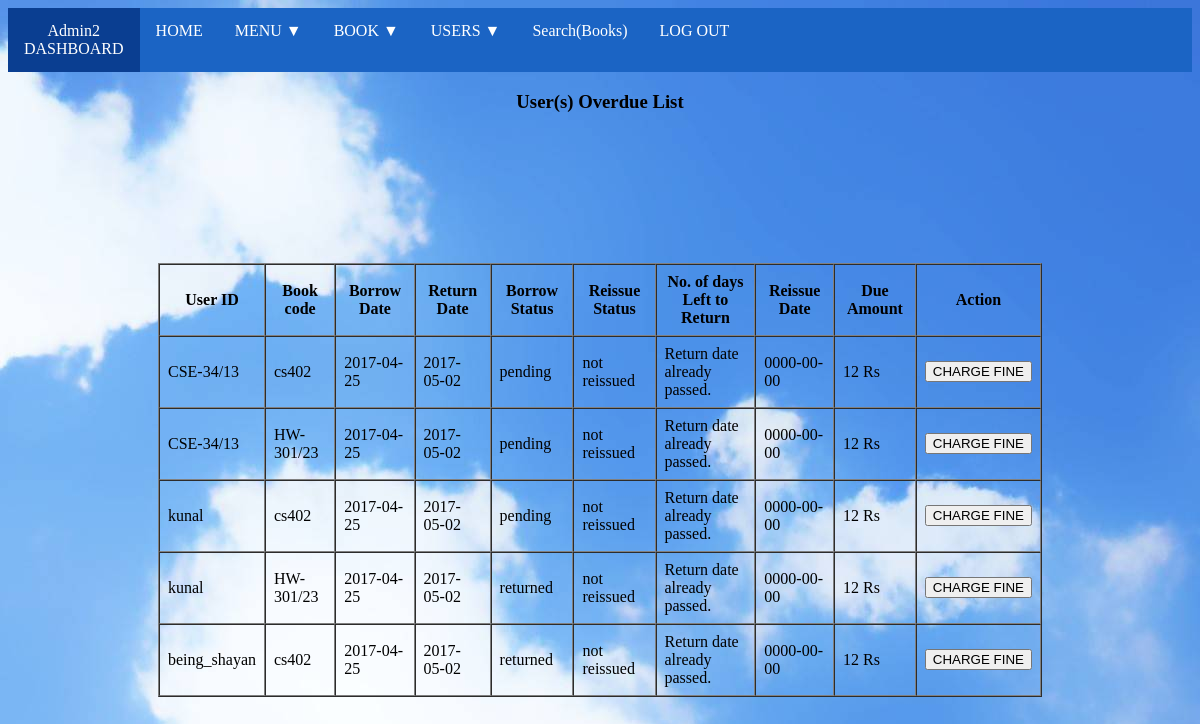
/book/BorrowOverdue.php (signed in), run on the app's committed database.
### tables this page shows
CREATE TABLE IF NOT EXISTS `reissue_finelist` (
  `uid` varchar(200) NOT NULL,
  `bcode` varchar(200) NOT NULL,
  `borrowdate` date NOT NULL,
  `returndate` date NOT NULL,
  `borrowstatus` text NOT NULL,
  `reissueStatus` text NOT NULL,
  `reissuedate` date NOT NULL,
  `fine` int(200) NOT NULL
);

### book/BorrowOverdue.php (the view, shortened to what this page needs)
<?php
if(!isset($_SESSION['adminid']))
{
  header("SigninAdmin.php");
}
else
{
  include_once('../dbconnect.php');
 ?>
<!DOCTYPE html>
<html>
  <head>
    <link rel="stylesheet" href="../assets/style.css"/>
  </head>
  <body background = "../assets/bluebackground.jpg">
    <ul>
      <li><a href="#" style="hover:not ;background-color: #0a3e91;">
        <?php echo $_SESSION['adminid']; ?><br>
        DASHBOARD</a></li>
      <li><a href="../Admin/Admindashboard.php">HOME</a></li>
      <li class="dropdown">
        <a href="javascript:void(0)" class="menubar-dropdown">MENU ▼</a>
      </li>
      <li class="dropdown">
        <a href="javascript:void(0)" class="bookbar-dropdown">BOOK ▼</a>
      </li>
      <li class="dropdown">
        <a href="javascript:void(0)" class="users-dropdown">USERS ▼</a>
      </li>
      <li><a href="../Admin/Adminsearchbook.php">Search(Books)</a></li>
      <li><a href="../Admin/AdminLogout.php">LOG OUT</a></li>
    </ul>
    <center>
      <p><h3>User(s) Overdue List</h3></p>
    <table cellpadding="8" cellspacing="0" border="1" style="margin: 150px;">
      <tr>
        <th>User ID</th>
        <th>Book code</th>
        <th>Borrow Date</th>
        <th>Return Date</th>
        <th>Borrow Status</th>
        <th>Reissue Status</th>
        <th>No. of days Left to Return</th>
        <th>Reissue Date</th>
        <th>Due Amount</th>
        <th>Action</th>
      </tr>
      <?php
        $sql = "SELECT * FROM reissue_finelist WHERE fine = 0";
        $query = mysqli_query($conn,$sql);
        if(mysqli_num_rows($query)>0)
        {
          while ($row = mysqli_fetch_object($query))
          {
            $returndate = $row->returndate;
            $datetoday = date("Y-m-d");
            $diff = abs(strtotime($returndate) - strtotime($datetoday));
            $years = floor($diff / (365*60*60*24));
            $months = floor(($diff - $years * 365*60*60*24) / (30*60*60*24));
            $totdays = floor(($diff - $years * 365*60*60*24 - $months*30*60*60*24)/ (60*60*24));
            $returndaysleftchange = floor(($diff - $years * 365*60*60*24 - $months*30*60*60*24)/ (60*60*24));
            $fine = $totdays * 0.50;
            $reissuedate = $row->reissuedate;
            $reissuedateEnd = date('Y-m-d', strtotime($reissuedate. '+ 7 days'));
      ?>
          <tr>
            <td><?php echo $row->uid; ?></td>
            <td><?php echo $row->bcode; ?></td>
            <td><?php echo $row->borrowdate; ?></td>
            <td><?php echo $row->returndate; ?></td>
            <td><?php echo $row->borrowstatus; ?></td>
            <td><?php echo $row->reissueStatus; ?></td>
            <td><?php
                if($returndate < $datetoday)
                {
                  echo "Return date already passed.";
                }
                else
                {
                  echo $returndaysleftchange." days left to return";
                }
             ?></td>
            <td><?php echo $row->reissuedate; ?></td>
            <td><?php
              if($returndate < $datetoday)
              {
                echo $fine." Rs";
              }
              elseif ($reissuedateEnd < $datetoday && $reissuedate != "0000-00-00")
              {
                echo $fine." Rs";
              }
              else
              {
                  echo "No Due yet.";
              }
             ?></td>
            <td>
              <a href="BorrowOverdue.php?chargefine=1&bcode=<?php echo $row->bcode; ?>&uid=<?php echo $row->uid; ?>"><input type="Submit" name="chargefine" value="CHARGE FINE"></a>
            </td>
          </tr>
      <?php
          }
        }
       ?>
    </table>
  </center>
  </body>
</html>
<?php } ?>

### assets/style.css (style rules this page uses)
body { background = "../assets/bluebackground.jpg"; background-color: #cccccc; background-repeat: no-repeat; }
ul { list-style-type: none; margin: 0px; padding: 0px; overflow: hidden; background-color: #1b64c4; }
li { float: left; }
li a, .bookbar-dropdown { display: inline-block; color: white; text-align: center; padding: 14px 16px; text-decoration: none; }
li a, .users-dropdown { display: inline-block; color: white; text-align: center; padding: 14px 16px; text-decoration: none; }
li.dropdown { display: inline-block; }
li a, .menubar-dropdown { display: inline-block; color: white; text-align: center; padding: 14px 16px; text-decoration: none; }

### data on the page
reissue_finelist: uid "CSE-34/13", bcode "cs402", borrowdate "2017-04-25", returndate "2017-05-02", borrowstatus "pending", reissueStatus "not reissued", shows "Return date already passed.", reissuedate "0000-00-00", returndate "12"
reissue_finelist: uid "CSE-34/13", bcode "HW-301/23", borrowdate "2017-04-25", returndate "2017-05-02", borrowstatus "pending", reissueStatus "not reissued", shows "Return date already passed.", reissuedate "0000-00-00", returndate "12"
reissue_finelist: uid "kunal", bcode "cs402", borrowdate "2017-04-25", returndate "2017-05-02", borrowstatus "pending", reissueStatus "not reissued", shows "Return date already passed.", reissuedate "0000-00-00", returndate "12"
reissue_finelist: uid "kunal", bcode "HW-301/23", borrowdate "2017-04-25", returndate "2017-05-02", borrowstatus "returned", reissueStatus "not reissued", shows "Return date already passed.", reissuedate "0000-00-00", returndate "12"
reissue_finelist: uid "being_shayan", bcode "cs402", borrowdate "2017-04-25", returndate "2017-05-02", borrowstatus "returned", reissueStatus "not reissued", shows "Return date already passed.", reissuedate "0000-00-00", returndate "12"

### other printed values
$_SESSION['adminid'] "Admin2"
